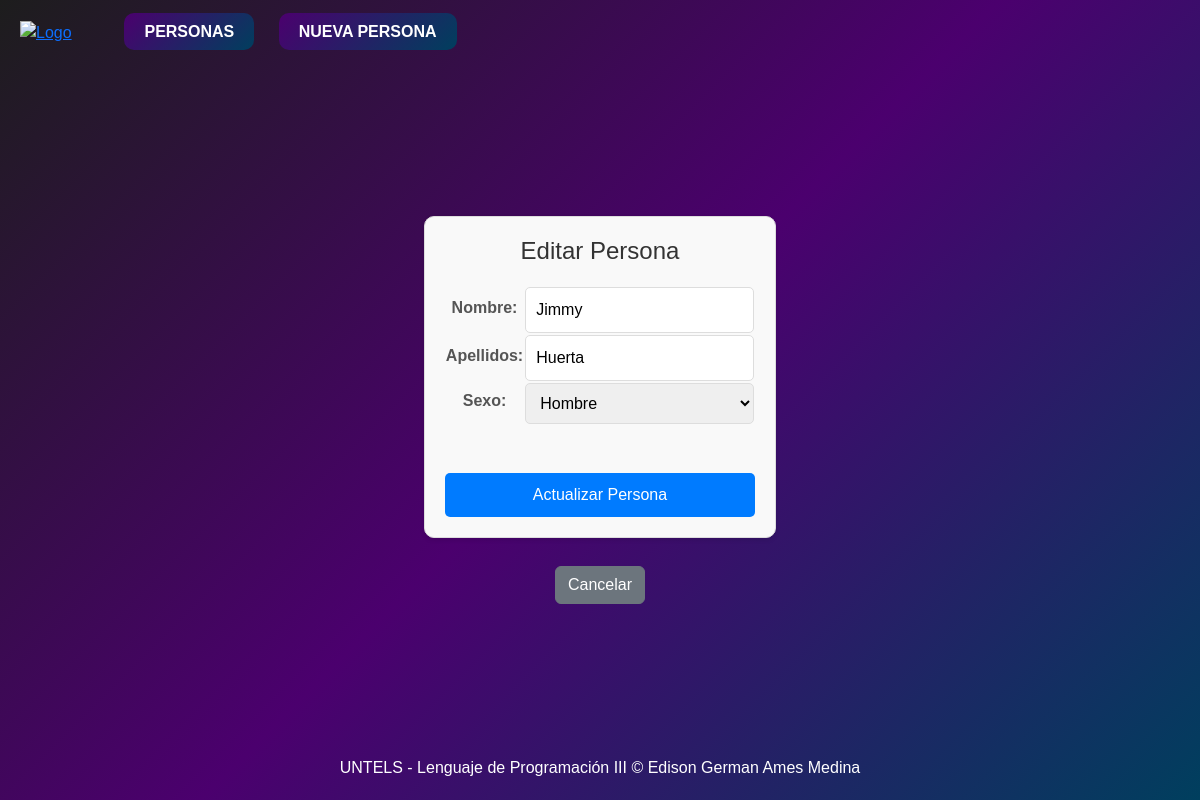
Screenshot of /agregar_persona/8/ with the database file from the repository.
### miapp/models.py (models this page shows)
class AMES_Persona(models.Model):
    select_sexo = (
        ('Hombre', 'Hombre'),
        ('Mujer', 'Mujer')
    )
    nombre = models.CharField(max_length=100)
    apellidos = models.CharField(max_length=100)
    sexo = models.CharField(max_length=8, choices=select_sexo)
    fecha_de_registro = models.DateTimeField(auto_now_add=True)

### miapp/views.py (the view, shortened to what this page needs)
# urls.py: path('agregar_persona/<int:persona_id>/', views.registrar_persona, name='editar_persona'),
def registrar_persona(request, persona_id=None):
    persona = None
    if persona_id:
        persona = get_object_or_404(AMES_Persona, id=persona_id)
    return render(request, 'agregar_persona.html', {'persona': persona})

### miapp/templates/agregar_persona.html (shortened to what this page needs)
{% extends 'layout.html' %}
{% block content %}
<form action="{% if persona %}{% url 'editar_persona' persona.id %}{% else %}{% url 'registro_persona' %}{% endif %}" method="POST" class="form-container" enctype="multipart/form-data">
    <h2 class="form-title">{% if persona %}Editar Persona{% else %}Ingresar Nueva Persona{% endif %}</h2>
    <table class="form-table">
        <tr class="form-row">
            <td><label for="nombre" class="form-label">Nombre:</label></td>
            <td><input type="text" id="nombre" name="nombre" value="{{ persona.nombre|default_if_none:'' }}" minlength="1" maxlength="10" required class="form-input"></td>
        </tr>
        <tr class="form-row">
            <td><label for="apellidos" class="form-label">Apellidos:</label></td>
            <td><input type="text" id="apellidos" name="apellidos" value="{{ persona.apellidos|default_if_none:'' }}" minlength="1" maxlength="50" required class="form-input"></td>
        </tr>
        <tr class="form-row">
            <td><label for="sexo" class="form-label">Sexo:</label></td>
            <td>
                <select id="sexo" name="sexo" class="form-input">
                    <option value="Hombre" {% if persona.sexo == 'Hombre' %}selected{% endif %}>Hombre</option>
                </select>
            </td>
        </tr>
    </table>
    <button type="submit" class="form-button btn btn-success mt-5">{% if persona %}Actualizar Persona{% else %}Guardar Persona{% endif %}</button>
</form>
<a href="{% url 'personas' %}" class="btn btn-secondary mt-2">Cancelar</a>
{% endblock %}

### miapp/static/css/style.css (style rules this page uses)
body { background: linear-gradient(135deg, #1d1d1d, #4b006e, #003f5e); background-size: cover; color: #fff; font-family: 'Arial', sans-serif; margin: 0; display: flex; flex-direction: column; min-height: 100vh; }
.form-container { max-width: 600px; margin: 20px auto; padding: 20px; border: 1px solid #ddd; border-radius: 10px; box-shadow: 0 2px 5px rgba(0, 0, 0, 0.1); background-color: #f9f9f9; }
.form-title { text-align: center; margin-bottom: 20px; font-size: 24px; color: #333; }
.form-table { width: 100%; border-collapse: collapse; }
.form-row { margin-bottom: 15px; }
.form-label { display: block; font-weight: bold; margin-bottom: 5px; color: #555; }
.form-input { width: 100%; padding: 10px; border: 1px solid #ddd; border-radius: 5px; box-sizing: border-box; }
.form-button { display: block; width: 100%; padding: 10px; border: none; border-radius: 5px; background-color: #007bff; color: white; font-size: 16px; cursor: pointer; transition: background-color 0.3s ease; }
h1, h2 { margin: 0; font-weight: normal; }
h2 { font-size: 2em; color: #bbb; margin-bottom: 1em; }

### rows the page displays
AMES_Persona: nombre "Jimmy", apellidos "Huerta", sexo "Hombre"
